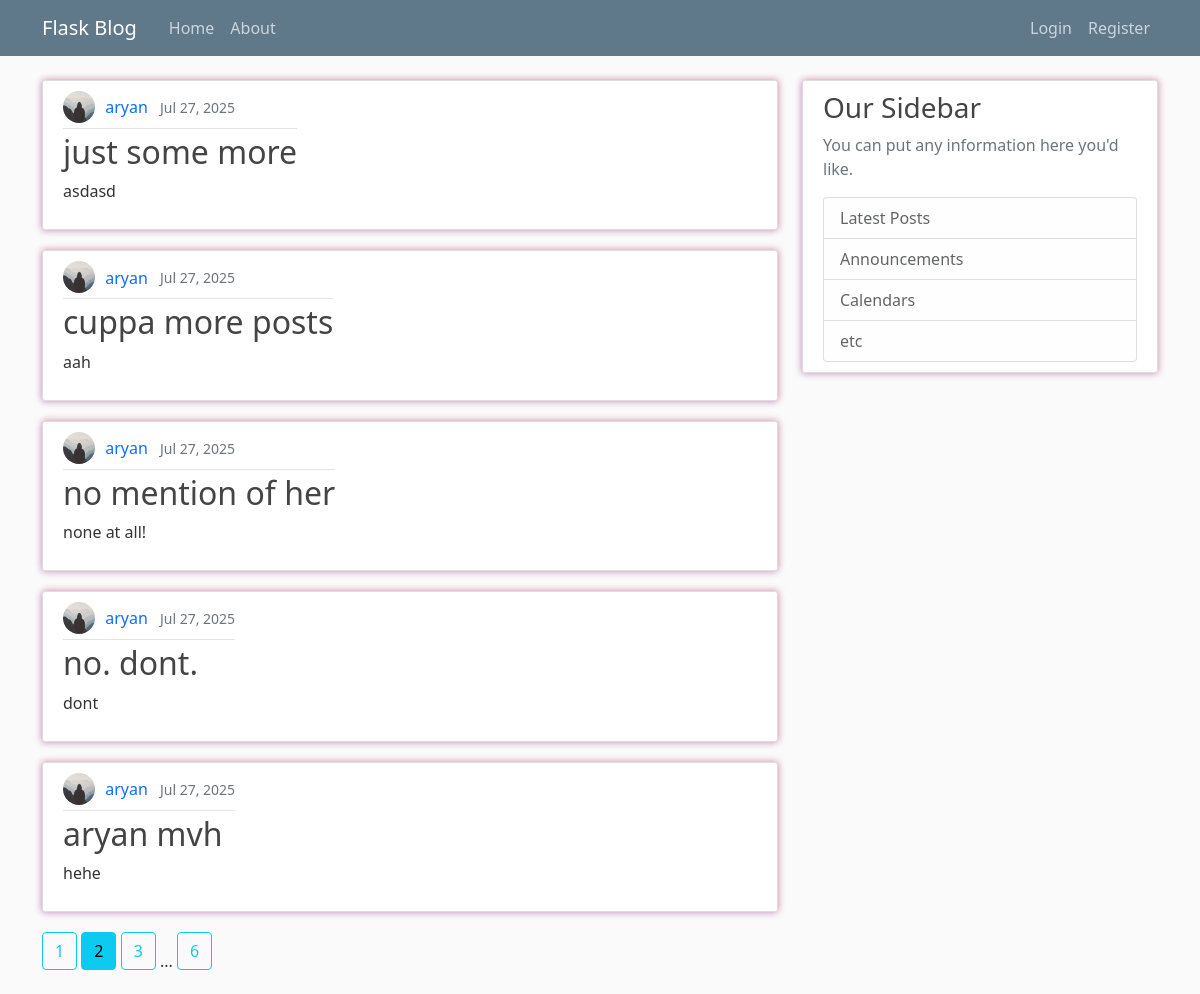
The page /home?page=2 on the database its author committed.
### flasknetwork/models.py (models this page shows, shortened)
class Post(db.Model):
    id = db.Column(db.Integer, primary_key=True)
    title = db.Column(db.String(100), nullable=False)
    date_posted = db.Column(db.DateTime, nullable=False, default=datetime.utcnow)
    content = db.Column(db.Text, nullable=False)
    user_id = db.Column(db.Integer, db.ForeignKey('user.id'), nullable=False)

class User(db.Model, UserMixin): # the *table* name is 'user' by default, not 'User'
    id = db.Column(db.Integer, primary_key=True)
    username = db.Column(db.String(20), unique=True, nullable=False)
    email = db.Column(db.String(120), unique=True, nullable=False)
    image_file = db.Column(db.String(20), nullable=False, default='default.jpg')
    password = db.Column(db.String(60), nullable=False)
    posts = db.relationship('Post', backref='author', lazy=True)

### flasknetwork/routes.py (the view)
@app.route('/')
@app.route('/home')
def home():
    page=request.args.get('page', 1, type=int)
    posts = Post.query.order_by(Post.date_posted.desc()).paginate(page=page, per_page=5)
    return render_template('home.html', title='Home Page', posts=posts)

### flasknetwork/templates/home.html
{% extends "layout.html" %}
{% block content %}
    {% for post in posts.items %}
        <article class="d-flex align-items-center content-section">
            <div>
                <div class="article-metadata">
                    <img class="rounded-circle article-img" src="{{ url_for('static', filename='profile_pics/' + post.author.image_file) }}" alt="{{ post.author.username }}'s profile picture">
                    <a class="me-2 author-link" href="#">{{ post.author.username }}</a>
                    <small class="text-muted">{{ post.date_posted.strftime('%b %d, %Y') }}</small>
                </div>
                <h2>
                    <a class="article-title" href="{{ url_for('post', post_id=post.id) }}">{{ post.title }}</a>
                </h2>
                <p class="article-content">{{ post.content }}</p>
            </div>
        </article>
    {% endfor %}
    {% for page_num in posts.iter_pages(left_edge=1, right_edge=1, left_current=1, right_current=1) %}
        {% if page_num %}
            {% if posts.page == page_num %}
                <a class="btn btn-info mb-4" href="{{ url_for('home', page=page_num) }}">{{ page_num }}</a>
            {% else %}
                <a class="btn btn-outline-info mb-4" href="{{ url_for('home', page=page_num) }}">{{ page_num }}</a>
            {% endif %}
        {% else %}
            ...
        {% endif %}
    {% endfor %}
{% endblock content %}

### flasknetwork/static/css/main.css (style rules this page uses)
body { background: #fafafa; color: #333333; margin-top: 5rem; }
h1, h2, h3, h4, h5, h6 { color: #444444; }
.content-section { background: #ffffff; padding: 10px 20px; border: 1px solid #dddddd; border-radius: 3px; margin-bottom: 20px; box-shadow: -1px 1px 7px 0 rgba(86, 3, 150, 0.25), 1px -1px 7px 0 rgba(201, 12, 12, 0.25); }
a.article-title, a.author-link { text-decoration: none; }
.article-title { color: #444444; word-wrap: break-word; word-break: break-word; hyphens: auto; }
.article-content { white-space: pre-line; }
.article-img { height: 32px; width: 32px; margin-right: 6px; margin-bottom: 4px; vertical-align: middle; }
.article-metadata { padding-bottom: 1px; margin-bottom: 4px; border-bottom: 1px solid #e3e3e3 }

### rows shown on the page
Post: image_file (placeholder picture), author.username "aryan", date_posted "Jul 27, 2025", title "just some more", content "asdasd"
Post: image_file (placeholder picture), author.username "aryan", date_posted "Jul 27, 2025", title "cuppa more posts", content "aah"
Post: image_file (placeholder picture), author.username "aryan", date_posted "Jul 27, 2025", title "no mention of her", content "none at all!"
Post: image_file (placeholder picture), author.username "aryan", date_posted "Jul 27, 2025", title "no. dont.", content "dont"
Post: image_file (placeholder picture), author.username "aryan", date_posted "Jul 27, 2025", title "aryan mvh", content "hehe"

### other values the page prints
{{ page_num }} "1" "3" "6"
{{ page_num }} "2"
